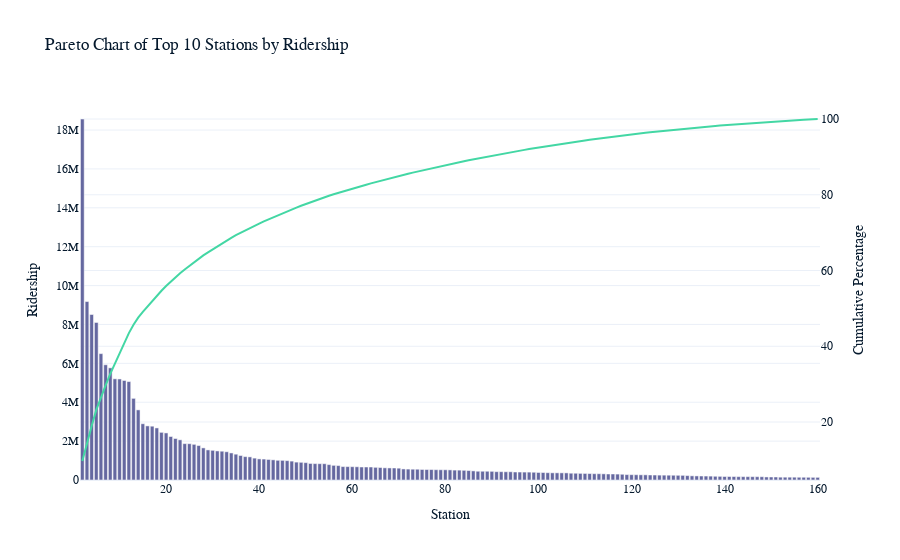

The notebook cell saved with this chart:
### Code cell
import pandas as pd
import plotly.graph_objects as go

# read CSV
df = pd.read_csv('./top stations.csv')

# Cumulative Percentage
df['Cumulative Percentage'] = df['18814126'].cumsum() / df['18814126'].sum() * 100

# Pareto chart
fig = go.Figure()

# bar charts
fig.add_trace(go.Bar(
    x=df['1'],
    y=df['18814126'],
    name='Ridership'
))

# Cumulative path
fig.add_trace(go.Scatter(
    x=df['1'],
    y=df['Cumulative Percentage'],
    name='Cumulative Percentage',
    yaxis='y2'
))

# chart setting
fig.update_layout(
    title='Pareto Chart of Top 10 Stations by Ridership',
    xaxis=dict(title='Station'),
    yaxis=dict(title='Ridership'),
    yaxis2=dict(title='Cumulative Percentage', overlaying='y', side='right'),
    showlegend=False
)

fig.show()

### Figure 1 — Plotly figure (JSON) as saved in the notebook; plotly's stock layout.template omitted (floating-point values rounded to 4 significant figures; data arrays with more than 128 entries replaced by an {"elided": "..."} marker saying what was removed)
{"data": [{"name": "Ridership", "x": {"elided": "159 int values"}, "y": {"elided": "159 int values"}, "type": "bar"}, {"name": "Cumulative Percentage", "x": {"elided": "159 int values"}, "y": {"elided": "159 float values"}, "yaxis": "y2", "type": "scatter"}], "layout": {"yaxis2": {"title": {"text": "Cumulative Percentage"}, "overlaying": "y", "side": "right"}, "title": {"text": "Pareto Chart of Top 10 Stations by Ridership"}, "xaxis": {"title": {"text": "Station"}}, "yaxis": {"title": {"text": "Ridership"}}, "showlegend": false}}
